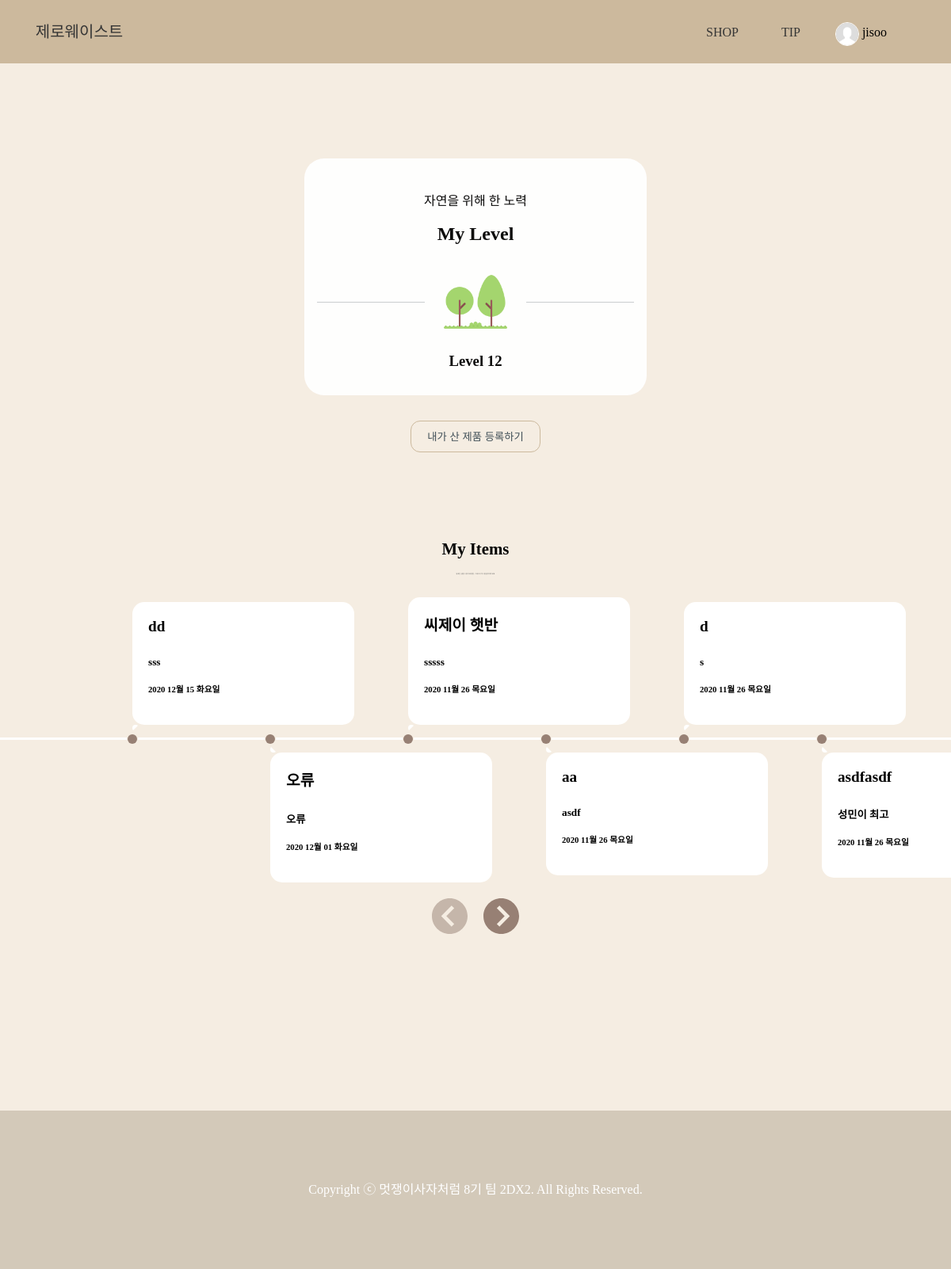
The app's page /mypage/ (signed in), older data.
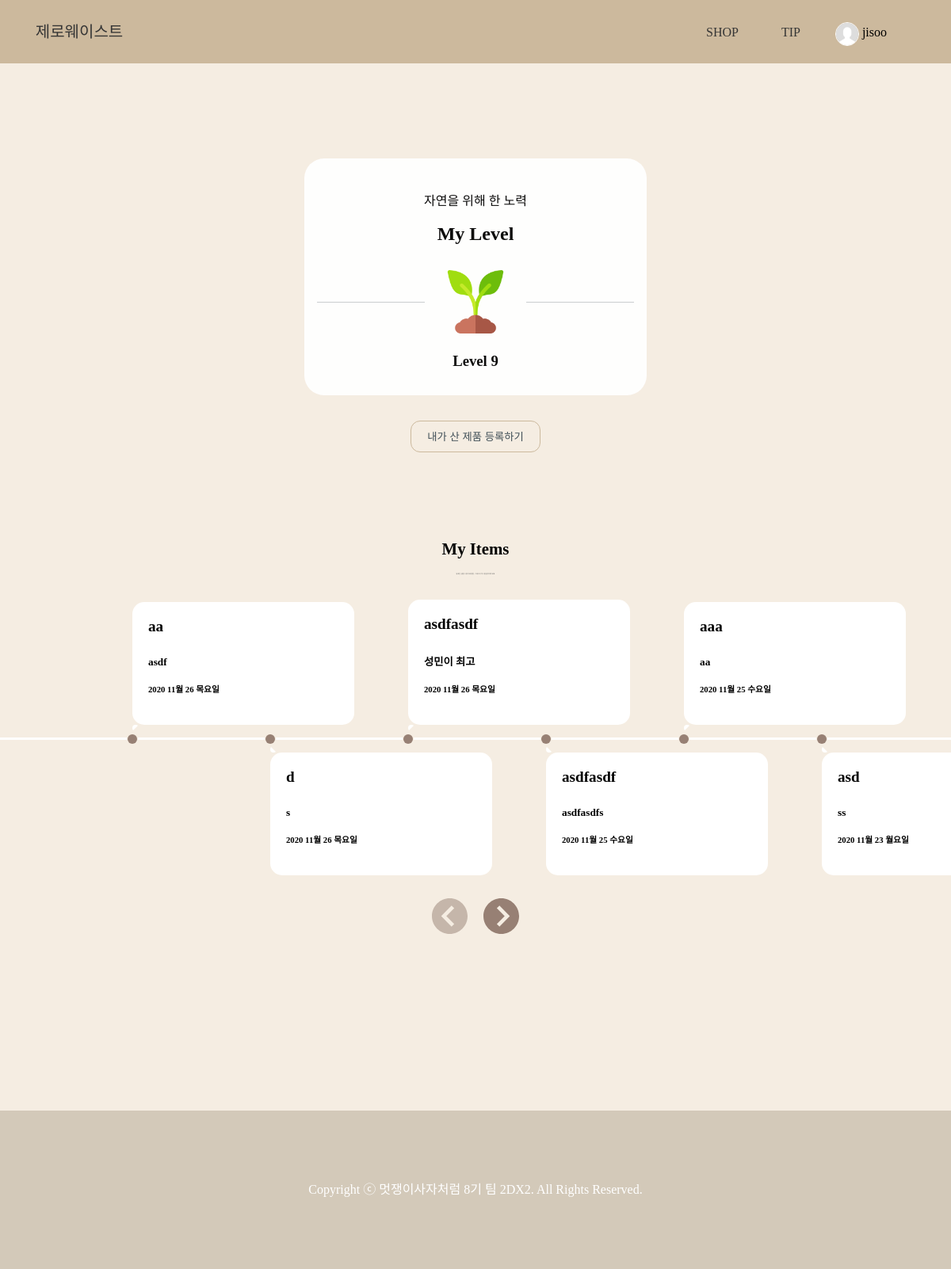
The same page, newer data.
### zebraapp/models.py (models this page shows, shortened)
class MyItem(models.Model):
    itemName = models.CharField(max_length=200)
    itemShop = models.CharField(max_length=200)
    itemDate = models.DateTimeField('date published')
    class Meta:
        ordering = ['-itemDate']

### zebraapp/views.py (the view)
# urls.py: path('mypage/', views.show_myPage, name = 'mypage'),
@login_required
def show_myPage(request):
    myItems_myLevel = MyItem.objects.all()
    count = myItems_myLevel.count()
    return render(request,'myPage.html', {'myItems_myLevel':myItems_myLevel, 'count':count})

### zebraapp/templates/myPage.html (shortened to what this page needs)
{% extends 'base.html' %}
{% load static %}
{% block link %}{% static 'css/mypage.css' %}{% endblock %}
{% block content %}
<div class="mypage_all">
    <div id="wrapper_mylevel">
        <section id="main">
            <section id="header">
                <p>자연을 위해 한 노력</p>
                <br>
                <h2>My Level</h2>
                <span class="avatar">
                    {% if count == 0 %}
                      <img src="{% static 'img/shovel.png' %}">
                      <br>
                      <p class="first-ment">당신의 화분에 씨앗을 심어보세요</p>
                    {% elif count > 10 %}
                        <img src="{% static 'img/trees.png' %}">
                    {% elif count > 5 %}
                        <img src="{% static 'img/gardening.png' %}">
                    {% else %}
                        <img src="{% static 'img/seed.png' %}">
                    {% endif %}
                </span>
                <h1>Level {{count}}</h1>
            </section>
        </section>
        <ul class="icons">
            <button onClick="popup_submit();location.href=''"><a href="#" class="button">내가 산 제품 등록하기</a></button>
        </ul>
        <br>
        <br>
    </div>
  <section class="section intro">
    <div class="container">
      <h2>My Items</h2>
      <br>
      <p class="timeline-description">등록한 상품 수정/삭제 방법 : 그래프의 박스를 클릭해주세요</p>    </div>
  </section>
  <section class="timeline">
    <ol>
      {% for myItems in myItems_myLevel %}
      <li>
        <a href="{% url 'detail_myItem' myItems.id %}" class="">
          <div class="box">
            <time>
              <h4>{{myItems.itemName}}</h4>
            </time>
            <br>
            <h5>{{myItems.itemShop}}</h5>
            <br>
            <h6>{{myItems.itemDate|date:"Y M d D"}}</h6>
            <br>
          </div>
        </a>
      </li>
      {% endfor %}
    </ol>
    <div class="arrows">
      <button id="timeline_button" class="arrow arrow__prev disabled" disabled>
        <img src="{% static 'img/arrow_prev.svg' %}" alt="prev timeline arrow">
      </button>
      <button id="timeline_button" class="arrow arrow__next">
        <img src="{% static 'img/arrow_next.svg' %}" alt="next timeline arrow">
      </button>
    </div>
  </section>
</div>
{% endblock content %}

### zebraapp/templates/base.html (shortened to what this page needs)
{% load static %}
{% load django_material_icons %}
<!doctype html>
<html lang="ko-kr">
<head>
    <link rel="stylesheet" type="text/css" href="{% static 'css/base.css' %}">
      <link
      rel="stylesheet"
      href="https://cdnjs.cloudflare.com/ajax/libs/font-awesome/5.8.2/css/all.min.css"
    />
    <link rel="stylesheet" type="text/css" href="{% block link %} {% endblock %}">
</head>
<body>
    <div class="wrapper">
        <header>
            <div class="nav">
                <a class="logo" href="{%url 'main'%}">
                    제로웨이스트 </a>
                <ul class="nav-right">
                    <li><a class="link" href="{% url 'product' 1 %}">SHOP</a></li>
                    {% if user.is_authenticated %}
                    <li><a class="link" href="{% url 'tip' %}">TIP</a></li>
                    <li><img src="{% static 'img/user.png' %}" width="30" height="30" alt="logo" class="user-img">
                        {{user.username}}
                    </li>
                    {% else %}
                    <li><a class="link" href="{% url 'tip' %}">TIP</a></li>
                    <li><a class="link" href="{% url 'login' %}">LOGIN</a></li>
                    {% endif %}
                </ul>
            </div>
        </header>
        {% block content %}
        {% endblock %}
    </div>
    <footer>
        <div class="footer">
            Copyright ⓒ 멋쟁이사자처럼 8기 팀 2DX2. All Rights Reserved.
        </div>
    </footer>
</body>
</html>

### zebraapp/static/css/base.css (style rules this page uses)
html, body { margin: 0; width: 100%; height: 100%; font-family: 'S-CoreDream-3Light'; -ms-overflow-style: none; }
ul, li { list-style: none; }
a:link { color: rgb(53, 53, 53); text-decoration: none; }
.nav { width: 100%; height: 80px; background-color: rgb(204, 185, 157); display: flex; position: fixed; top: 0; z-index: 99; text-align: center; }
.logo { font-family: 'MapoFlowerIsland'; font-size: 20px; width: 200px; position: absolute; margin: 0px; left: 0px; line-height: 80px; text-align: center; display: inline-block; }
.user-img { vertical-align: middle; border: rgb(255, 255, 255) 1px solid; border-radius: 50%; }
.nav-right { width: 300px; position: absolute; margin: 0px; right: 50px; line-height: 80px; text-align: center; }
.nav-right a { padding: 10px; }
.nav-right>li { display: inline-block; vertical-align: middle; margin-right: 30px; text-align: center; position: relative; }
.nav-right>li:last-child { margin-right: 0px; }
.footer { width: 100%; height: 200px; margin-top: 200px; background-color:rgb(211, 201, 185); text-align: center; line-height: 200px; vertical-align: middle; color: rgb(255, 255, 255); }

Row changes from the older to the newer data that the page shows:
removed MyItem: itemName "dd", itemShop "sss", itemDate "2020 12월 15 화요일"
removed MyItem: itemName "오류", itemShop "오류", itemDate "2020 12월 01 화요일"
removed MyItem: itemName "씨제이 햇반", itemShop "sssss", itemDate "2020 11월 26 목요일"
now on this page (row unchanged): MyItem: itemName "asdfasdf", itemShop "asdfasdfs", itemDate "2020 11월 25 수요일"
now on this page (row unchanged): MyItem: itemName "aaa", itemShop "aa", itemDate "2020 11월 25 수요일"
now on this page (row unchanged): MyItem: itemName "asd", itemShop "ss", itemDate "2020 11월 23 월요일"
Text that changed along with them:
{{ count }}: "12" → "9"
